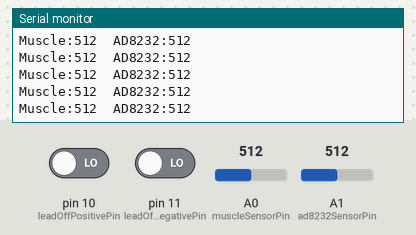
This sketch was run on a simulated Arduino Uno, built with avr-gcc and run on an emulated ATmega328P. Parts: the last lines printed to the serial monitor. The test bench sets the inputs (shaded band); at power-on: A0 (muscleSensorPin) = 512, pin 10 (leadOffPositivePin) LOW, pin 11 (leadOffNegativePin) LOW, A1 (ad8232SensorPin) = 512.

Above: at 1.2 s.
1.3 s: A0 (muscleSensorPin) set to 105
At 2.2 s:
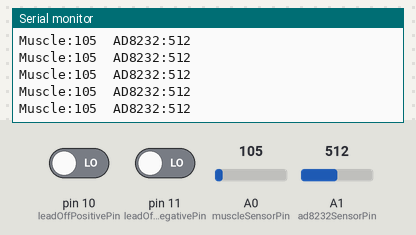
4.3 s: A0 (muscleSensorPin) set to 89
At 4.8 s:
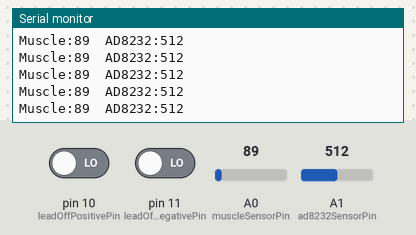
Timing chart, 0 to 6.7 s (numbered marks = the images above; inputs shaded):
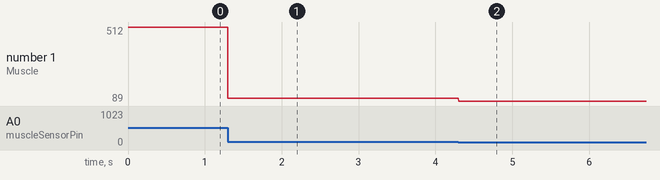

Measured:
- after the input at 1.3 s, the serial monitor: prints a new line at once (image 1)
- after the input at 4.3 s, the serial monitor: prints a new line at once (image 2)
- plotted number 1: 512 → 105 after the input at 1.3 s, 105 → 89 after the input at 4.3 s

The sketch:

fin.ino
```cpp
/**************************************************************************
 * 单开发板双传感器采集程序
 *
 * 肌肉传感器 SIG  -> A0
 * AD8232 OUTPUT   -> A1
 * AD8232 LO+      -> D10
 * AD8232 LO-      -> D11
 *
 * 串口输出格式（115200 baud）：
 * 肌肉传感器值,AD8232值,电极脱落状态
 * 例如：512,498,0
 * 电极脱落状态为 0 表示正常，1 表示检测到电极脱落。
 ***************************************************************************/

const byte muscleSensorPin = A0;
const byte ad8232SensorPin = A1;
const byte leadOffPositivePin = 10;
const byte leadOffNegativePin = 11;

void setup() {
  Serial.begin(115200);

  pinMode(muscleSensorPin, INPUT);
  pinMode(ad8232SensorPin, INPUT);
  pinMode(leadOffPositivePin, INPUT);
  pinMode(leadOffNegativePin, INPUT);
}

void loop() {
  const int muscleValue = analogRead(muscleSensorPin);
  const int ad8232Value = analogRead(ad8232SensorPin);
  const bool leadOff = digitalRead(leadOffPositivePin) == HIGH ||
                       digitalRead(leadOffNegativePin) == HIGH;

  Serial.print("Muscle:");
  Serial.print(muscleValue);
  Serial.print('\t');
  Serial.print("AD8232:");
  Serial.println(ad8232Value);

  delay(2);
}
```
